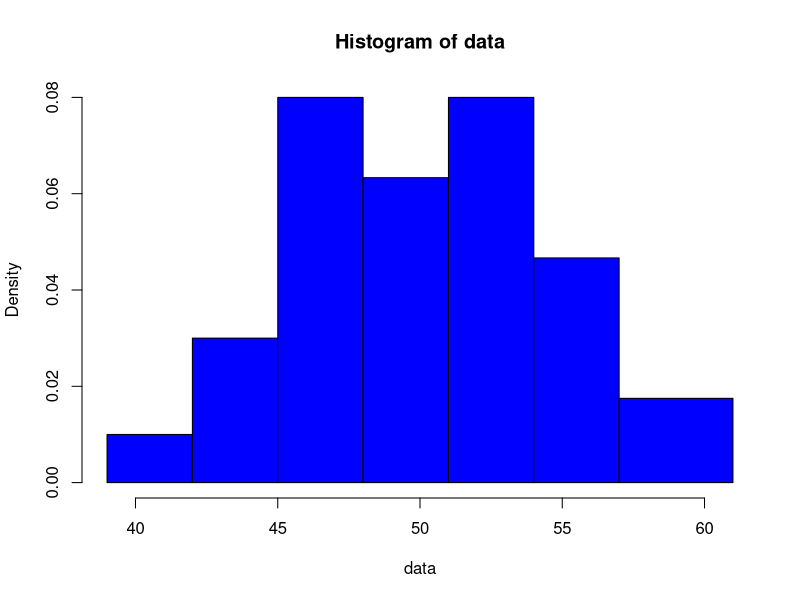

Write the R code that produced this figure.
print('---------------------------------------------------')
data <- c(57, 51, 53, 52, 50, 60, 51, 51, 52, 52, 44, 53, 45, 57, 39, 53, 58, 47, 51, 48, 49, 49, 44, 54, 46, 52, 55, 54, 47, 53, 49, 52, 49, 54, 57, 52, 52, 53, 49, 47, 51, 48, 55, 53, 55, 47, 53, 43, 48, 46, 54, 46, 51, 48, 53, 56, 48, 47, 49, 57, 55, 53, 50, 47, 57, 49, 43, 58, 52, 44, 46, 59, 57, 47, 61, 60, 49, 53, 41, 48, 59, 53, 45, 45, 56, 40, 46, 49, 50, 57, 47, 52, 48, 50, 45, 56, 47, 47, 48, 46)
nInterv <- trunc(1 + log2(length(data)))
minValue <- min(data)
maxValue <- max(data)
step <- trunc((maxValue - minValue) / nInterv)
destribution <- list()
boards <- list()
for (i in 1:nInterv) {
  boards[i] <- minValue + (i - 1) * step
  n <- 0
  for (j in seq_along(data)) {
    if ((i == nInterv) || (i == 1)) {
      if (i == 1) {
        if ((data[j] >= (minValue + (i - 1) * step)) && (data[j] <= (minValue + i * step))) {
          n <- n + 1
        }
      }else {
        if ((data[j] > (minValue + (i - 1) * step)) && (data[j] <= maxValue)) {
          n <- n + 1
        }
      }
    }else {
      if ((data[j] > (minValue + (i - 1) * step)) && (data[j] <= (minValue + i * step))) {
        n <- n + 1
      }
    }
  }
  destribution[[i]] <- n
}
boards[nInterv + 1] <- maxValue
png("histogram.png")
hist(data, breaks = as.numeric(unlist(boards)), col = 'blue')
dev.off()

getBottom<-function(list){
  bottom<-list()
  for (i in 1:(length(list)-1)){
    bottom[[i]]<-list[[i]]
  }
  return(as.numeric(unlist(bottom)))
}

getUpper<-function(list){
  upper<-list()
  for (i in 2:length(list)){
    upper[[i]]<-list[[i]]
  }
  return(as.numeric(unlist(upper)))
}

table<-data.frame(
  from = getBottom(boards),
  to = getUpper(boards),
  frequency_n =as.numeric(unlist(destribution))
)

write.csv(table, "distribution_output.csv")
print(table)

